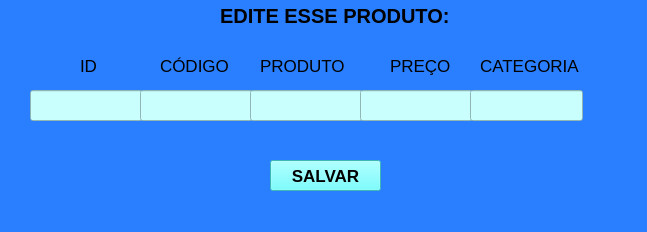
<?xml version="1.0" encoding="UTF-8"?>
<ui version="4.0">
 <class>MainWindow</class>
 <widget class="QMainWindow" name="MainWindow">
  <property name="geometry">
   <rect>
    <x>0</x>
    <y>0</y>
    <width>647</width>
    <height>232</height>
   </rect>
  </property>
  <property name="windowTitle">
   <string>MainWindow</string>
  </property>
  <property name="styleSheet">
   <string notr="true">background-color: rgb(41, 127, 255);</string>
  </property>
  <widget class="QWidget" name="centralwidget">
   <widget class="QLabel" name="label">
    <property name="geometry">
     <rect>
      <x>220</x>
      <y>0</y>
      <width>261</width>
      <height>31</height>
     </rect>
    </property>
    <property name="font">
     <font>
      <pointsize>15</pointsize>
      <weight>75</weight>
      <bold>true</bold>
     </font>
    </property>
    <property name="text">
     <string>EDITE ESSE PRODUTO:</string>
    </property>
   </widget>
   <widget class="QLineEdit" name="lineEdit">
    <property name="geometry">
     <rect>
      <x>30</x>
      <y>90</y>
      <width>113</width>
      <height>31</height>
     </rect>
    </property>
    <property name="styleSheet">
     <string notr="true">background-color: rgb(201, 255, 253);</string>
    </property>
   </widget>
   <widget class="QLineEdit" name="lineEdit_2">
    <property name="geometry">
     <rect>
      <x>140</x>
      <y>90</y>
      <width>113</width>
      <height>31</height>
     </rect>
    </property>
    <property name="styleSheet">
     <string notr="true">background-color: rgb(201, 255, 253);</string>
    </property>
   </widget>
   <widget class="QLineEdit" name="lineEdit_3">
    <property name="geometry">
     <rect>
      <x>250</x>
      <y>90</y>
      <width>113</width>
      <height>31</height>
     </rect>
    </property>
    <property name="styleSheet">
     <string notr="true">background-color: rgb(201, 255, 253);</string>
    </property>
   </widget>
   <widget class="QLineEdit" name="lineEdit_4">
    <property name="geometry">
     <rect>
      <x>360</x>
      <y>90</y>
      <width>113</width>
      <height>31</height>
     </rect>
    </property>
    <property name="styleSheet">
     <string notr="true">background-color: rgb(201, 255, 253);</string>
    </property>
   </widget>
   <widget class="QLineEdit" name="lineEdit_5">
    <property name="geometry">
     <rect>
      <x>470</x>
      <y>90</y>
      <width>113</width>
      <height>31</height>
     </rect>
    </property>
    <property name="styleSheet">
     <string notr="true">background-color: rgb(201, 255, 253);</string>
    </property>
   </widget>
   <widget class="QLabel" name="label_2">
    <property name="geometry">
     <rect>
      <x>80</x>
      <y>50</y>
      <width>121</width>
      <height>31</height>
     </rect>
    </property>
    <property name="font">
     <font>
      <pointsize>13</pointsize>
     </font>
    </property>
    <property name="text">
     <string>ID</string>
    </property>
   </widget>
   <widget class="QLabel" name="label_3">
    <property name="geometry">
     <rect>
      <x>160</x>
      <y>50</y>
      <width>141</width>
      <height>31</height>
     </rect>
    </property>
    <property name="font">
     <font>
      <pointsize>13</pointsize>
     </font>
    </property>
    <property name="text">
     <string>CÓDIGO</string>
    </property>
   </widget>
   <widget class="QLabel" name="label_4">
    <property name="geometry">
     <rect>
      <x>260</x>
      <y>50</y>
      <width>111</width>
      <height>31</height>
     </rect>
    </property>
    <property name="font">
     <font>
      <pointsize>13</pointsize>
     </font>
    </property>
    <property name="text">
     <string>PRODUTO</string>
    </property>
   </widget>
   <widget class="QLabel" name="label_5">
    <property name="geometry">
     <rect>
      <x>390</x>
      <y>50</y>
      <width>91</width>
      <height>31</height>
     </rect>
    </property>
    <property name="font">
     <font>
      <pointsize>13</pointsize>
     </font>
    </property>
    <property name="text">
     <string>PREÇO</string>
    </property>
   </widget>
   <widget class="QLabel" name="label_6">
    <property name="geometry">
     <rect>
      <x>480</x>
      <y>50</y>
      <width>101</width>
      <height>31</height>
     </rect>
    </property>
    <property name="font">
     <font>
      <pointsize>13</pointsize>
     </font>
    </property>
    <property name="text">
     <string>CATEGORIA</string>
    </property>
   </widget>
   <widget class="QPushButton" name="pushButton">
    <property name="geometry">
     <rect>
      <x>270</x>
      <y>160</y>
      <width>111</width>
      <height>31</height>
     </rect>
    </property>
    <property name="font">
     <font>
      <pointsize>13</pointsize>
      <weight>75</weight>
      <bold>true</bold>
     </font>
    </property>
    <property name="styleSheet">
     <string notr="true">background-color: rgb(85, 255, 255);</string>
    </property>
    <property name="text">
     <string>SALVAR</string>
    </property>
   </widget>
  </widget>
  <widget class="QMenuBar" name="menubar">
   <property name="geometry">
    <rect>
     <x>0</x>
     <y>0</y>
     <width>647</width>
     <height>21</height>
    </rect>
   </property>
  </widget>
  <widget class="QStatusBar" name="statusbar"/>
 </widget>
 <resources/>
 <connections/>
</ui>
